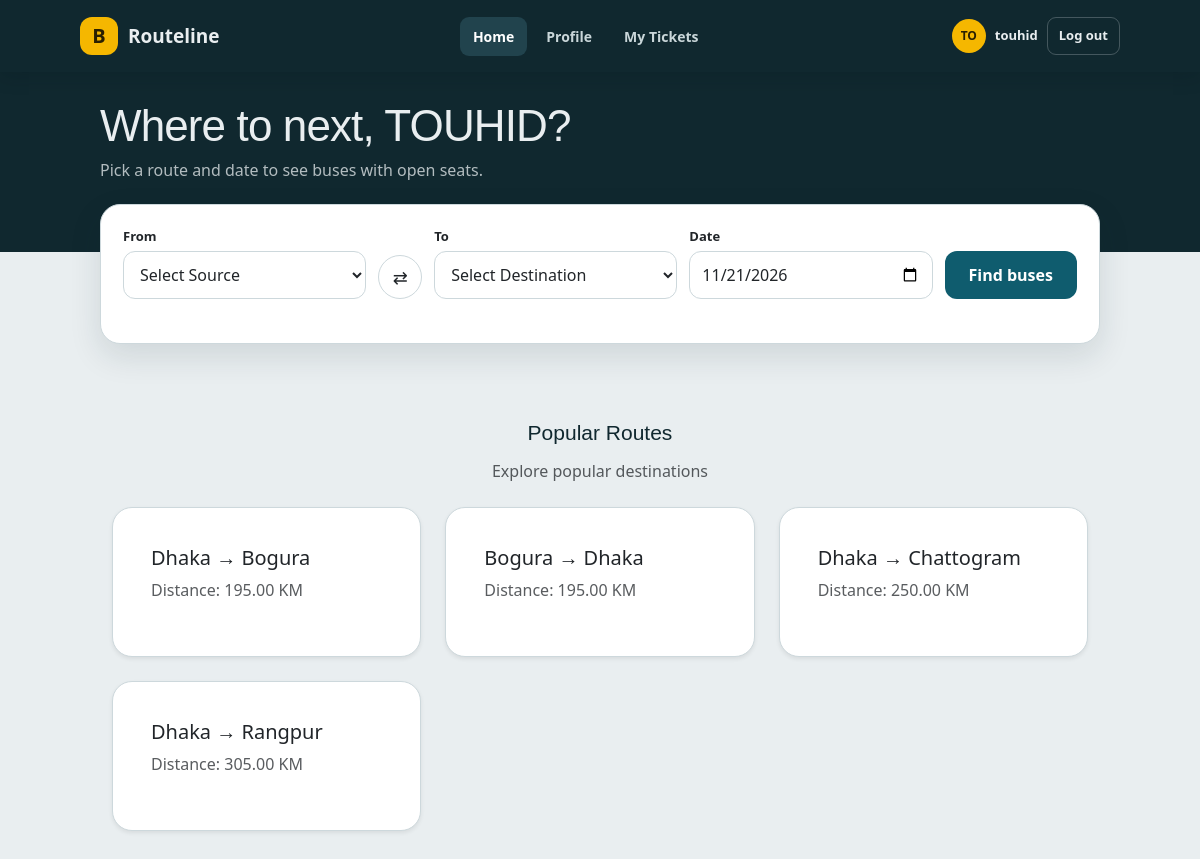
/users/home.php (signed in), run on the app's committed database.
### tables this page shows
CREATE TABLE `routes` (
  `route_id` int(11) NOT NULL,
  `source` varchar(100) NOT NULL,
  `destination` varchar(100) NOT NULL,
  `distance` decimal(10,2) NOT NULL,
  `status` enum('active','inactive') NOT NULL,
  `is_popular` tinyint(1) NOT NULL
);

### users/home.php (the view, shortened to what this page needs)
<?php
include '../config/db.php';
$popular_sql = "SELECT route_id, source, destination, distance
                FROM routes
                WHERE status = 'active'
                AND is_popular = 1
                ORDER BY route_id ASC";
$popular_result = mysqli_query($conn, $popular_sql);
?>
<!DOCTYPE html>
<html lang="en">
<head>
  <?php include '../includes/admin_css.php' ?>
  <link rel="stylesheet" href="../assets/css/user_home.css">
  <link rel="stylesheet" href="../assets/css/customer_topbar.css">
</head>
<body>
  <header>
    <?php include 'customer_topbar.php'; ?>
    <div class="hero">
      <h1>Where to next, <?php echo strtoupper($_SESSION['name']); ?>?</h1>
      <p>Pick a route and date to see buses with open seats.</p>
    </div>
  </header>
  <main>
    <form class="card search" id="s" action="" method="get">
      <div>
        <label for="from">From</label>
        <select id="from" name="source" required>
          <option value="">Select Source</option>
        </select>
      </div>
      <button class="swap" type="button" id="sw" aria-label="Swap From and To">⇄</button>
      <div>
        <label for="to">To</label>
        <select name="destination" id="to" required>
          <option value="">Select Destination</option>
        </select>
      </div>
      <div>
        <label for="d">Date</label><input type="date" id="d" name="journey_date" required>
      </div>
      <button class="go" type="submit">Find buses</button>
    </form>
    <section class="py-5" id="routes">
      <div class="container">
        <div class="text-center mb-4">
          <h2 class="section-title">Popular Routes</h2>
          <p class="text-muted">Explore popular destinations</p>
        </div>
        <div class="row g-4">
          <?php while ($route = mysqli_fetch_assoc($popular_result)) { ?>
            <div class="col-md-4">
              <div class="card route-card shadow-sm">
                <div class="card-body">
                  <h5>
                    <?php echo ($route['source']); ?>
                    →
                    <?php echo ($route['destination']); ?>
                  </h5>
                  <p class="text-muted">
                    Distance:
                    <?php echo $route['distance']; ?> KM
                  </p>
                </div>
              </div>
            </div>
          <?php   }; ?>
        </div>
      </div>
    </section>
</body>
</html>

### assets/css/admin.css (style rules this page uses)
:root { --topbar-h: 64px; --sidebar-w: 250px; --sidebar-w-collapsed: 72px; --brand: #2563eb; --ink: #1b2437; --bg: #f4f6fa; }
body { background: var(--bg); color: var(--ink); font-family: "Inter", "Nirmala UI", system-ui, sans-serif; }
.card { border: 1px solid #e3e8f0; border-radius: 14px; }

### assets/css/companies.css (style rules this page uses)
body { background: #f5f7fb; font-family: 'Inter', sans-serif; color: #202938; }

### assets/css/adminbar.css (style rules this page uses)
body { background: #f5f7fb; font-family: 'Inter', sans-serif; color: #202938; }

### assets/css/user_home.css (style rules this page uses)
:root { --bg: #e9eef0; --ink: #10282f; --muted: #5a6f76; --card: #ffffff; --line: #cdd8dc; --brand: #0f5c6e; --brand-ink: #ffffff; --signal: #f5b700; --signal-ink: #2a2000; --road: #10282f; --road-text: #e9eef0; color-scheme: light; box-sizing: border-box; padding-top: env(safe-area-inset-top, 0px); padding-bottom: env(safe-area-inset-bottom, 0px); }
* { box-sizing: border-box }
html, body { margin: 0 }
html { scroll-padding-top: env(safe-area-inset-top, 0px) }
body { background: var(--bg); color: var(--ink); font-family: "Instrument Sans", system-ui, sans-serif; line-height: 1.5; min-height: 100vh }
h1, h2, h3, .brand { font-family: "Bricolage Grotesque", "Arial Black", sans-serif; margin: 0 }
button, input, select { font: inherit; color: inherit }
header { background: var(--road); color: var(--road-text) }
.hero { max-width: 1040px; margin: 0 auto; padding: 30px 20px 70px; color: var(--road-text) }
.hero h1 { font-size: clamp(28px, 4.5vw, 44px); letter-spacing: -.02em; line-height: 1.08 }
.hero p { margin: 8px 0 0; opacity: .75 }
main { max-width: 1040px; margin: -48px auto 0; padding: 0 20px 40px }
.card { background: var(--card); border: 1px solid var(--line); border-radius: 20px; padding: 22px; box-shadow: 0 12px 32px rgba(16, 40, 47, .12) }
.search { display: grid; grid-template-columns: 1fr auto 1fr 1fr auto; gap: 12px; align-items: end }
label { display: block; font-weight: 600; font-size: 13px; margin-bottom: 5px }
.search input, .search select { width: 100%; min-height: 48px; border: 1.5px solid var(--line); border-radius: 12px; background: transparent; padding: 0 12px }
.search select option { color: #10282f }
.swap { width: 44px; height: 44px; border-radius: 50%; border: 1.5px solid var(--line); background: transparent; cursor: pointer; font-size: 18px }
.go { min-height: 48px; min-width: 60px; padding: 0 24px; border: 0; border-radius: 12px; background: var(--brand); color: var(--brand-ink); font-weight: 600; cursor: pointer }
h2 { font-size: 21px; margin-bottom: 14px }

### data on the page
routes: source "Dhaka", destination "Bogura", distance "195.00"
routes: source "Bogura", destination "Dhaka", distance "195.00"
routes: source "Dhaka", destination "Chattogram", distance "250.00"
routes: source "Dhaka", destination "Rangpur", distance "305.00"

### other printed values
$customerInitials "TO"
$customerName "touhid"
$_SESSION['name'] "TOUHID"
